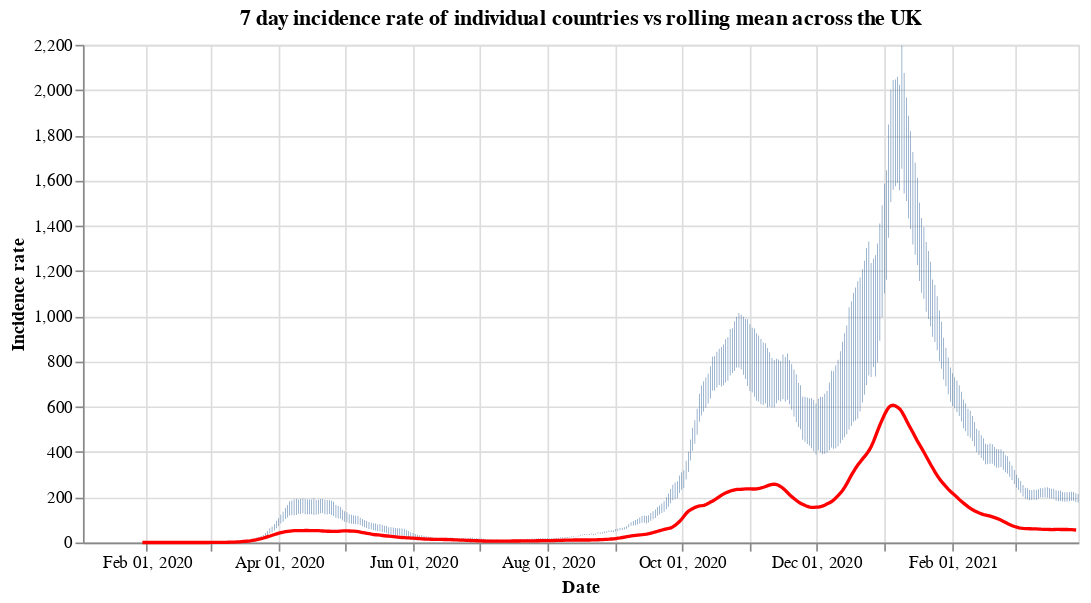

Source (notebook cell):
### Code cell
#collapse
countries = uk_cases['areaName'].unique()
countries.sort()

selection = alt.selection_single(
    name='Select',
    fields=['areaName'],
    init={'areaName': 'Wales'},
    bind={'areaName': alt.binding_select(options=countries)}
)

# scatter plot, modify opacity based on selection
bars = alt.Chart(uk_cases).mark_bar().add_selection(
    selection
).encode(
    x=alt.X("yearmonthdate(date):T", axis=alt.Axis(title='Date')),
    y=alt.Y("weeklyCasesRate:Q", axis=alt.Axis(title='Incidence rate')),
    tooltip='weeklyCasesRate:Q',
    opacity=alt.condition(selection, alt.value(1), alt.value(0))
).properties(title=f'7 day incidence rate of individual countries vs rolling mean across the UK', width=600)

line = alt.Chart(overview_cases).mark_line(
    color='red',
    size=2,
).transform_window(
    rolling_mean='mean(weeklyCasesRate)',
    frame=[0, 7]
).encode(
    x='yearmonthdate(date):T',
    y='rolling_mean:Q'
)

alt.layer(bars, line)

### Figure 1 — Vega-Lite specification as saved in the notebook (floating-point values rounded to 4 significant figures; data arrays with more than 128 entries replaced by an {"elided": "..."} marker saying what was removed)
{"config": {"view": {"continuousWidth": 400, "continuousHeight": 300}}, "layer": [{"data": {"name": "data-a08b739025173bc5068cb732f9cf8ad1"}, "mark": "bar", "encoding": {"opacity": {"condition": {"value": 1, "selection": "Select"}, "value": 0}, "tooltip": {"type": "quantitative", "field": "weeklyCasesRate"}, "x": {"type": "temporal", "axis": {"title": "Date"}, "field": "date", "timeUnit": "yearmonthdate"}, "y": {"type": "quantitative", "axis": {"title": "Incidence rate"}, "field": "weeklyCasesRate"}}, "selection": {"Select": {"type": "single", "fields": ["areaName"], "init": {"areaName": "Wales"}, "bind": {"areaName": {"input": "select", "options": ["England", "Northern Ireland", "Scotland", "Wales"]}}}}, "title": "7 day incidence rate of individual countries vs rolling mean across the UK", "width": 600}, {"data": {"name": "data-3981b9bee1e5a2301d3c16da6b65f951"}, "mark": {"type": "line", "color": "red", "size": 2}, "encoding": {"x": {"type": "temporal", "field": "date", "timeUnit": "yearmonthdate"}, "y": {"type": "quantitative", "field": "rolling_mean"}}, "transform": [{"window": [{"op": "mean", "field": "weeklyCasesRate", "as": "rolling_mean"}], "frame": [0, 7]}]}], "$schema": "https://vega.github.io/schema/vega-lite/v4.8.1.json", "datasets": {"data-a08b739025173bc5068cb732f9cf8ad1": {"elided": "1808 records"}, "data-3981b9bee1e5a2301d3c16da6b65f951": {"elided": "425 records"}}}
